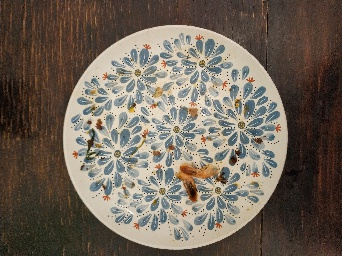
#> input picture Dishes (0.94354)/dirty/0000.jpg, 342 x 256 px, found by its file name; its folder holds only this picture in this run
$ jupyter execute --allow-errors cvd_v4_jsc.ipynb
#> lines starting #> are read from the running program, lines starting #| are printed output that depends on the picture; after the words box and inside, x2 and y2 are one past the last pixel; in counts of white or black regions, pixels touching at a corner belong together
#> further down, img is the input picture: shape (256, 342, 3); mean B, G, R 89.8, 101.6, 112.4
[cell 1]
# 사용할 모듈 / 라이브러리 불러오기
import numpy as np
import pandas as pd

import os
import zipfile
import cv2
import shutil

import time
import copy
import torch
import torchvision

from torchvision import transforms, models
from matplotlib import pyplot as plt
from tqdm import tqdm

#> (a cell that did not finish here is left out)

[cell 3]
## 배경 제거 및 크롭 기능 함수 모은 클래스 정의
class Remove_background_and_crop:

    # 탐지할 범위를 초기화하는 함수
    def __init__(self, img):
        self.x00 = 0
        self.x00 = 0
        self.r00 = 0
        self.img = img
        self.mask = img

    # 이미지 크롭
    def crop(self):
            c_r_crop = (1.42 * self.r00 / 2)
            self.img = self.img[int(self.y00) - int(c_r_crop) : int(self.y00) + int(c_r_crop), int(self.x00) - int(c_r_crop) : int(self.x00) + int(c_r_crop)]
            self.img = cv2.cvtColor(self.img, cv2.COLOR_BGR2RGB)

            crop = self.img
            cv2.imwrite(image_folder,crop)
            h,w = self.img.shape[:2]
            c = min(h, w)

            for i in range (5, int(c/3), 5):
                    crop_img = self.img[i : h-i, i : w-i]
                    cv2.imwrite(image_folder[:-4] + '_Crop_' + str(i) + '.jpg', crop_img)

            image1 = self.img[0 : int(h//2), 0 : int(w//2)]
            cv2.imwrite(image_folder[:-4] + 'image1' + '.jpg', image1)

            image2 = self.img[0 : int(h//2) : h, int(w//2) : w]
            cv2.imwrite(image_folder[:-4] + 'image2' + '.jpg', image2)

            image3 = self.img[int(h//2) : h, 0 : int(w//2)]
            cv2.imwrite(image_folder[:-4] + 'image3' + '.jpg', image3)

            image4 = self.img[0 : int(h//2), int(w//2) : w]
            cv2.imwrite(image_folder[:-4] + 'image4' + '.jpg', image4)

    # Crop() 함수 정상동작 확인
    # [5 lines left out: function crop_test, not called in this run]

    # 이미지 내에서 원의 여부를 체크하고, 있을 경우 원의 위치를 특정
    def find_circle(self):
        output = self.img.copy()
        img = cv2.convertScaleAbs(self.img, alpha = 1.2, beta = 0.0)
        gray = cv2.cvtColor(img, cv2.COLOR_BGR2GRAY)
        circles = cv2.HoughCircles(gray, cv2.HOUGH_GRADIENT, 1, 10, param1=10, param2=5, minRadius=40, maxRadius=250)

        if circles is not None:
            print('중심점 좌표 출력:',self.x00,self.y00)
            circles = np.round(circles[0, :]).astype("int")
            print("중심점 좌표 및 지름 기반으로 작도 가능한 원: ")
            print(circles)

            for x, y, r in circles:
                if ((self.x00-15) < x < (self.x00+15)) and ((self.y00-15) < y < (self.y00+15)):
                    if r > self.r00:
                        self.x00 = x
                        self.y00 = y
                        self.r00 = r
                        print('조건에 일치하는 변수: ', x, y, r)

            if self.r00 == 0:
                print('일치하는 접시 확인되지 않음','\n')
                ret,thresh = cv2.threshold(self.mask,235,255,0)
                contours, hierarchy = cv2.findContours(thresh, cv2.RETR_EXTERNAL, cv2.CHAIN_APPROX_TC89_KCOS)
                c = max(contours, key=cv2.contourArea)
                (self.x00, self.y00), self.r00 = cv2.minEnclosingCircle(c)
            print('선택된 중심점 좌표:', self.x00, self.y00, self.r00)

    # 좌표 확인
    def findCoordinates(self):
        ret, thresh = cv2.threshold(self.mask,235,255,0)
        M = cv2.moments(thresh)
        self.x00 = int(M["m10"] / M["m00"])
        self.y00 = int(M["m01"] / M["m00"])

    # 이미지 안에서 중심이 어딘지 확인
    def findCenter(self):
        c_r_crop = 124
        self.img = self.img[int(self.y00) - int(c_r_crop) : int(self.y00) + int(c_r_crop), int(self.x00) - int(c_r_crop) : int(self.x00) + int(c_r_crop)]

    # 배경 삭제
    def remove_background(self):
        mainRectSize = .08
        fgSize = .01

        img = self.img
        img = cv2.cvtColor(img, cv2.COLOR_BGR2RGB)

        new_h, new_w = img.shape[:2]
#> new_h = 256; new_w = 342
        mask = np.zeros(img.shape[:2], np.uint8)

        bg_w = round(new_w * mainRectSize)
#> bg_w = 27
        bg_h = round(new_h * mainRectSize)
#> bg_h = 20
        bg_rect = (bg_w, bg_h, new_w - bg_w, new_h - bg_h)
#> bg_rect = (27, 20, 315, 236)

        fg_w = round(new_w * (1 - fgSize) / 2)
#> fg_w = 169
        fg_h = round(new_h * (1 - fgSize) / 2)
#> fg_h = 127
        fg_rect = (fg_w, fg_h, new_w - fg_w, new_h - fg_h)
#> fg_rect = (169, 127, 173, 129)

        cv2.rectangle(mask, fg_rect[:2], fg_rect[2:4], color=cv2.GC_FGD, thickness=-1)
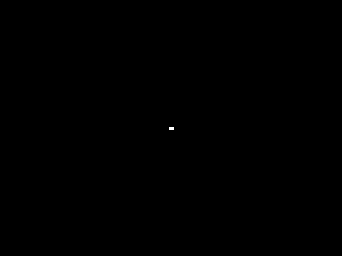
#> mask: shape (256, 342); values 0 (black) and 1 (white), 0.02% white; 1 white region (1 under 20 px)
        bgdModel1 = np.zeros((1, 65), np.float64)
        fgdModel1 = np.zeros((1, 65), np.float64)

        cv2.grabCut(img, mask, bg_rect, bgdModel1, fgdModel1, 3, cv2.GC_INIT_WITH_RECT)
        cv2.rectangle(mask, bg_rect[:2], bg_rect[2:4], color=cv2.GC_PR_BGD, thickness=bg_w * 3)
#> mask: shape (256, 342); values 2 (black) and 3 (white), 30.3% white; 1 white region, box (x1, y1, x2, y2) and area: (69, 62, 274, 195) 26521
        cv2.grabCut(img, mask, bg_rect, bgdModel1, fgdModel1, 10, cv2.GC_INIT_WITH_MASK)

        mask_result = np.where((mask == 1) + (mask == 3), 255, 0).astype('uint8')
        masked = cv2.bitwise_and(img, img, mask=mask_result)
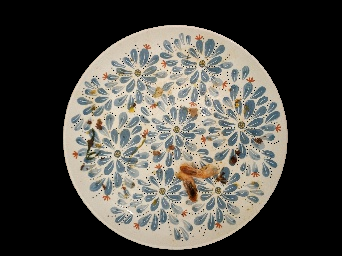
#> masked: shape (256, 342, 3); mean R, G, B 77.4, 74.9, 68.8
        masked[mask_result < 2] = [255, 255, 255]
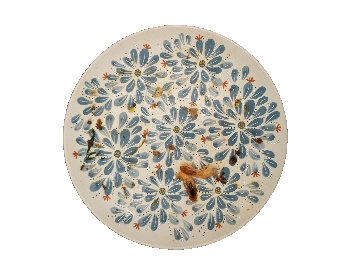
#> masked: shape (256, 342, 3); mean R, G, B 217.4, 214.9, 208.8

        self.img = masked
        self.mask = mask_result

# 정의된 함수를 통해 이미지를 전처리하는 작업 진행

## 더러운 접시
#> (the rest of this cell did not finish here and is left out)

#> in findCoordinates, `ret, thresh = cv2.threshold(self.mask,235,255,0)`:
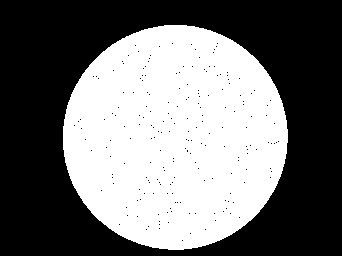
#> self.mask: shape (256, 342); 45.1% white; 1 white region, box (x1, y1, x2, y2) and area: (63, 25, 288, 250) 39481
    out_img.find_circle()
#> in find_circle, `gray = cv2.cvtColor(img, cv2.COLOR_BGR2GRAY)`:
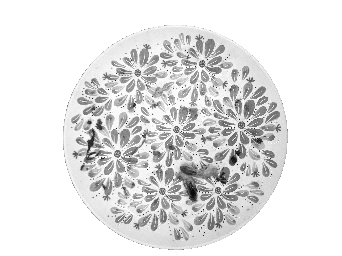
#> gray: shape (256, 342); min 3, max 255, mean 227.9
#> in find_circle, `circles = cv2.HoughCircles(gray, cv2.HOUGH_GRADIENT, 1, 10, param1=10,..`: circles = 585 rows, first 8: [174.5, 136.5, 112.5], [173.5, 125.5, 101.3], [184.5, 134.5, 103.5], [159.5, 140.5, 97.8], [157.5, 127.5, 93.7], [176.5, 149.5, 100.4], [158.5, 152.5, 91], [183.5, 159.5, 88.7]
#| 중심점 좌표 출력: 174 136
#> in find_circle, `circles = np.round(circles[0, :]).astype("int")`: circles = 585 rows, first 8: [174, 136, 112], [174, 126, 101], [184, 134, 104], [160, 140, 98], [158, 128, 94], [176, 150, 100], [158, 152, 91], [184, 160, 89]
#> (printed output is left out)
#> the loop in find_circle, `for x, y, r in circles:` made 585 passes
#> (x, y, r, self.x00, self.y00, self.r00) on pass 1: (174, 136, 112, 174, 136, 112)
#| 조건에 일치하는 변수:  174 136 112
#> after the loop in find_circle, `for x, y, r in circles:`: self.r00 = 112; self.x00 = 174; self.y00 = 136
#| 선택된 중심점 좌표: 174 136 112
    out_img.crop()
#> in crop, `c_r_crop = (1.42 * self.r00 / 2)`: c_r_crop = 79.52
#> in crop, `self.img = self.img[int(self.y00) - int(c_r_crop) : int(self.y00) + in..`:
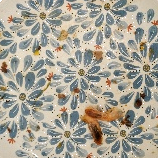
#> self.img: shape (158, 158, 3); mean R, G, B 168.5, 163.5, 150.3
#> the loop in crop, `for i in range (5, int(c/3), 5):` made 10 passes
#> pass 1, in crop, `crop_img = self.img[i : h-i, i : w-i]`:
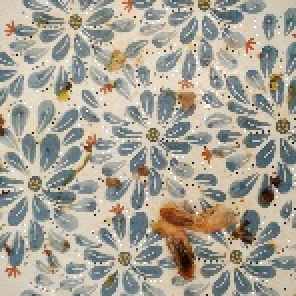
#> crop_img: shape (148, 148, 3) (shown 2 times larger); mean B, G, R 149.9, 163.1, 168.1
#> in crop, `image1 = self.img[0 : int(h//2), 0 : int(w//2)]`:
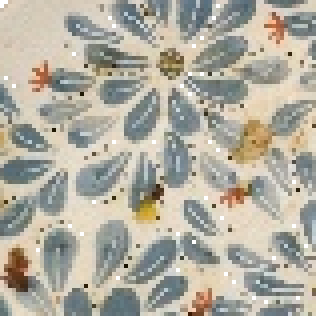
#> image1: shape (79, 79, 3) (shown 4 times larger); mean B, G, R 160, 172.9, 177.1
#> in crop, `image2 = self.img[0 : int(h//2) : h, int(w//2) : w]`: image2 = 79 rows, first 8: [186, 208, 220], [184, 207, 222], [185, 208, 223], [187, 207, 218], [193, 206, 208], [136, 143, 140], [124, 123, 119], [132, 133, 129]
#> in crop, `image3 = self.img[int(h//2) : h, 0 : int(w//2)]`:
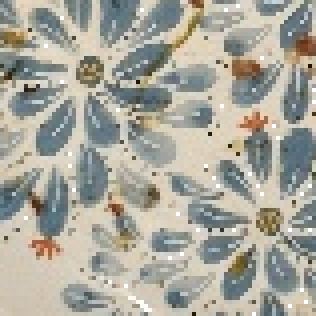
#> image3: shape (79, 79, 3) (shown 4 times larger); mean B, G, R 156.1, 166.8, 168.5
#> in crop, `image4 = self.img[0 : int(h//2), int(w//2) : w]`:
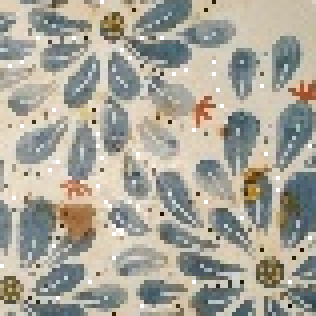
#> image4: shape (79, 79, 3) (shown 4 times larger); mean B, G, R 153.2, 165.2, 168.7

print ("\n\r", end="")

# 깨끗한 접시
for image_index in range (20):
    print ("'Clean' 카테고리 내에서 처리 완료: ","{0:04}".format(image_index),"/0019", end="\r")
    image_folder = '/kaggle/working/plates/train/cleaned/{0:04}.jpg'.format(image_index)
    img = cv2.imread(image_folder)

    out_img  = Remove_background_and_crop(img)
    out_img.remove_background()
    out_img.findCoordinates()
    out_img.find_circle()
    out_img.crop()

print ("\n\r", end="")

# 테스트용 이미지
for image_index in range (744):
    print ("테스트 데이터 내에서 처리 완료: ","{0:04}".format(image_index),"/0743", end="\r")
    image_folder = '/kaggle/working/plates/test/{0:04}.jpg'.format(image_index)
    img = cv2.imread(image_folder)

    out_img  = Remove_background_and_crop(img)
    out_img.remove_background()
    out_img.findCoordinates()
    out_img.find_circle()
    out_img.crop_test()

print ("\n\r", end="")

[cell 4]
train_dir = 'train'
val_dir = 'val'
class_names = ['cleaned', 'dirty']

# 파일 별 위치 탐지
for dir_name in [train_dir, val_dir]:
    for class_name in class_names:
        os.makedirs(os.path.join(dir_name, class_name), exist_ok=True)

# 파일 열어보기 (훈련용 파일)
#> (the rest of this cell did not finish here and is left out)
